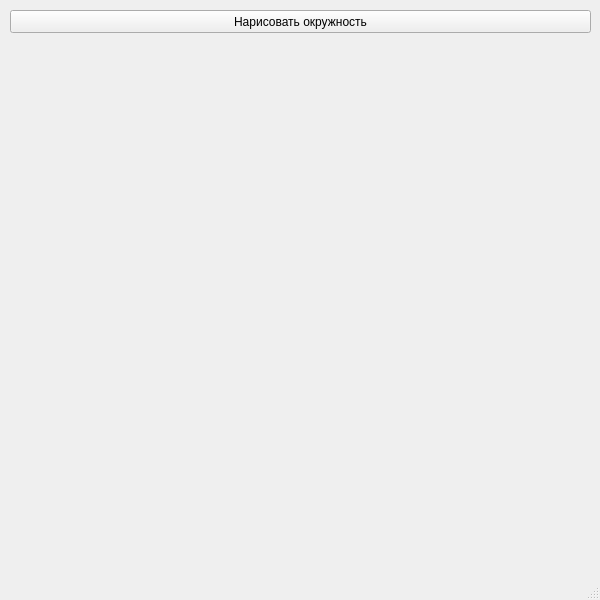
<?xml version="1.0" encoding="UTF-8"?>
<ui version="4.0">
 <class>MainWindow</class>
 <widget class="QMainWindow" name="MainWindow">
  <property name="geometry">
   <rect>
    <x>0</x>
    <y>0</y>
    <width>600</width>
    <height>600</height>
   </rect>
  </property>
  <property name="windowTitle">
   <string>MainWindow</string>
  </property>
  <widget class="QWidget" name="centralwidget">
   <widget class="QPushButton" name="button">
    <property name="geometry">
     <rect>
      <x>10</x>
      <y>10</y>
      <width>581</width>
      <height>23</height>
     </rect>
    </property>
    <property name="text">
     <string>Нарисовать окружность</string>
    </property>
   </widget>
  </widget>
  <widget class="QMenuBar" name="menubar">
   <property name="geometry">
    <rect>
     <x>0</x>
     <y>0</y>
     <width>600</width>
     <height>21</height>
    </rect>
   </property>
  </widget>
  <widget class="QStatusBar" name="statusbar"/>
 </widget>
 <resources/>
 <connections/>
</ui>
